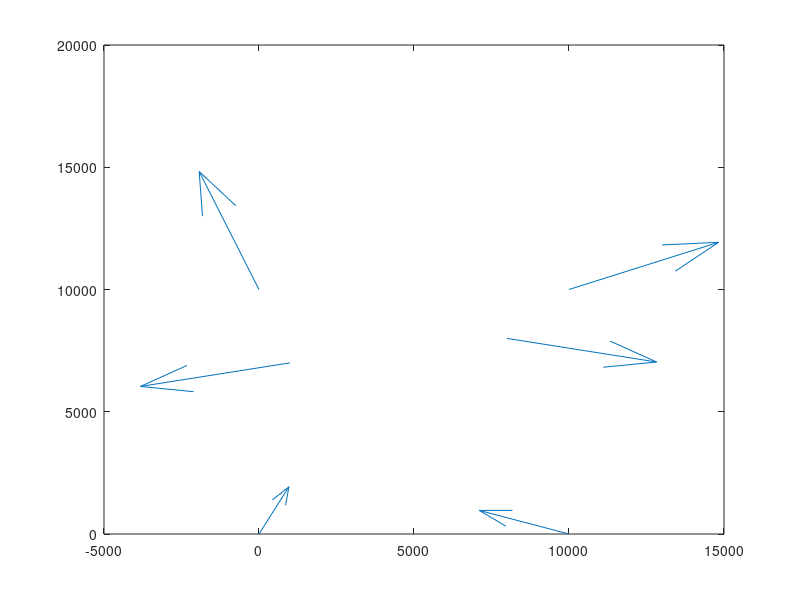

Write MATLAB code to recreate this figure. (Note: this script raises an error after producing the figure.)
% make a deformation map and generate sets of points that are deformed and
% shifted
clear all;close all; fclose all;
area = [10000,10000]; %nm
shift = [0,0]; %x,y (nm)
N = 100;
fr = 1000;

deformPoints = [0    ,0    , 10, 20;... %[x,y,dx,dy]
                10000,0    ,-30, 10;...
                0    ,10000,-20, 50;...
                10000,10000, 50, 20;...
                1000,7000,-50,-10;...
                8000,8000, 50,-10];
%show the map
figure(1);clf
quiver(deformPoints(:,1),deformPoints(:,2),deformPoints(:,3),deformPoints(:,4))
[X,Y] = meshgrid(0:1000:area(1),0:1000:area(2));
dP_interp(:,1)=X(:);
dP_interp(:,2)=Y(:);
dP_interp(:,3)=griddata(deformPoints(:,1),deformPoints(:,2),deformPoints(:,3),X(:),Y(:),'cubic');
dP_interp(:,4)=griddata(deformPoints(:,1),deformPoints(:,2),deformPoints(:,4),X(:),Y(:),'cubic');
f2=figure(2);clf
quiver(dP_interp(:,1),dP_interp(:,2),dP_interp(:,3),dP_interp(:,4))
saveas(f2,'simdat.svg')
%make points
ptL = nan(N*fr,3); %fr, x, y
ptL(:,1) = floor(1:1/N:(fr+1)-1/N);
ptL(:,2:3) = rand(N*fr,2).*area;
ptR = ptL;
ptR(:,2:3)=ptR(:,2:3)+shift;
%deform
dx = griddata(deformPoints(:,1),deformPoints(:,2),deformPoints(:,3),ptR(:,2),ptR(:,3),'cubic');
dy = griddata(deformPoints(:,1),deformPoints(:,2),deformPoints(:,4),ptR(:,2),ptR(:,3),'cubic');
ptR(:,2) = ptR(:,2) + dx;
ptR(:,3) = ptR(:,3) + dy;
%sanitize
ptR(ptR(:,2)<0,:)=[];
ptR(ptR(:,2)>area(1),:)=[];
ptR(ptR(:,3)<0,:)=[];
ptR(ptR(:,3)>area(2),:)=[];
figure(3);
plot(ptL(1:100,2),ptL(1:100,3),'.b',ptR(1:100,2),ptR(1:100,3),'.r')


h = {'"frame"','"x [nm]"','"y [nm]"'};
fidL = fopen('LeftSim.csv','wt');
fidR = fopen('RightSim.csv','wt');
for ct = 1:length(h)-1
    fprintf(fidL,[h{ct},',']);
    fprintf(fidR,[h{ct},',']);
end
fprintf(fidL,[h{end},'\n']);
fprintf(fidR,[h{end},'\n']);
for ct = 1:size(ptL,1)-1
    fprintf(fidL,'%.0f,%.2f,%.2f\n',ptL(ct,:));
end
for ct = 1:size(ptR,1)-1
    fprintf(fidR,'%.0f,%.2f,%.2f\n',ptR(ct,:));
end
fprintf(fidL,'%.0f,%.2f,%.2f',ptL(end,:));
fprintf(fidR,'%.0f,%.2f,%.2f',ptR(end,:));
fclose(fidL);
fclose(fidR);
